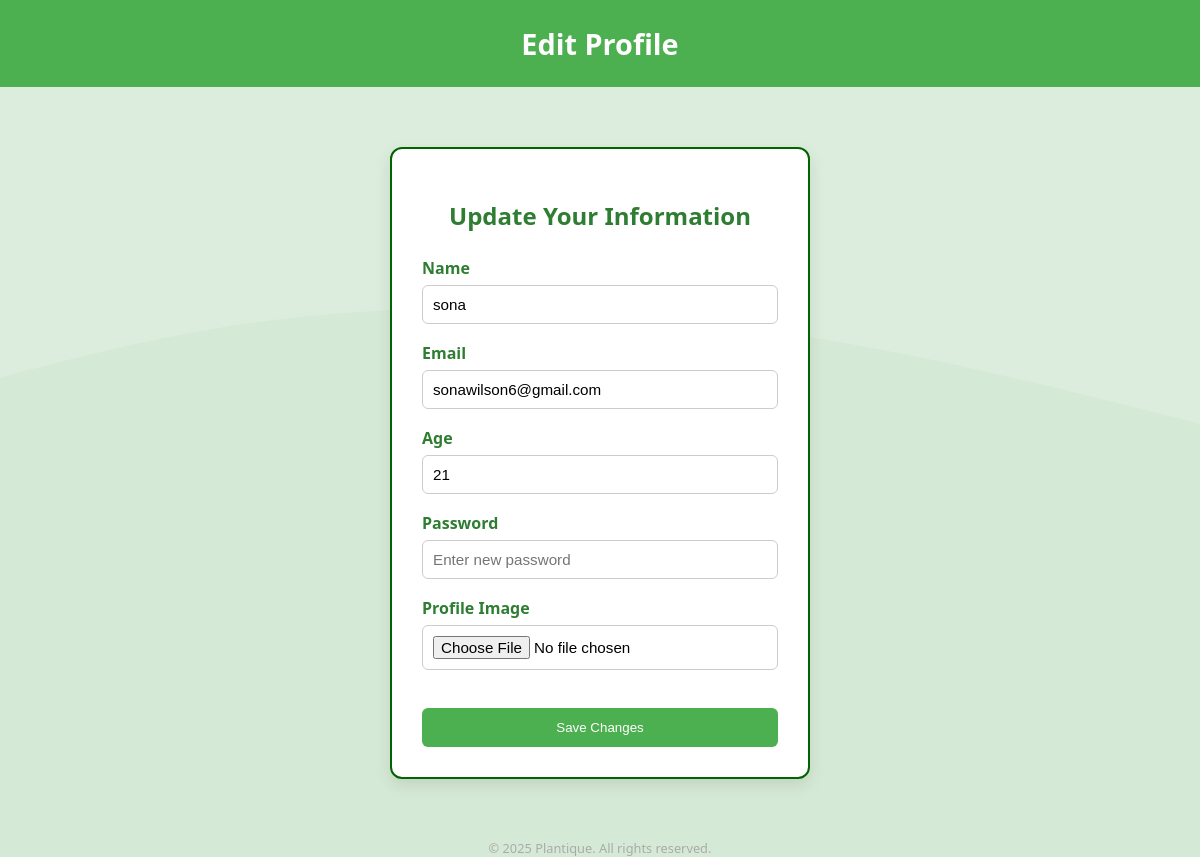
The app's page /editprofile/ (signed in) with its own data.
### plantique/models.py (models this page shows)
class reg(models.Model):
    name=models.CharField(max_length=100,null=True,blank=True)
    age=models.IntegerField()
    email=models.EmailField(unique=True)
    password=models.CharField(max_length=100,null=True,blank=True)
    image=models.FileField(upload_to='image/')

### plantique/views.py (the view)
# urls.py: path('editprofile/',views.editprofile,name='editprofile'),
def editprofile(request):
    if "email" in request.session:
        user=request.session['email']
        try:
            client=models.reg.objects.get(email=user)
            if request.method=='POST':
               client.name=request.POST.get('name')
               client.age=request.POST.get('age')
               client.email=request.POST.get('email')
               client.password=request.POST.get('password')
               client.image=request.FILES.get('image')
               client.save ()
               return redirect ('profile')
            else:
                return render(request,'editprofile.html',{'c':client})
        except models.reg.DoesNotExist:
            alert="<script>alert('user not found'); window.location.href='/profile/';</script>;"
            return HttpResponse(alert)
    else:
        alert="<script> alert('user not found'); window.location.href='/profile/';</script>;"
        return HttpResponse(alert)

### plantique/templates/editprofile.html (shortened to what this page needs)
<!DOCTYPE html>
<html lang="en">
<head>
</head>
<body>
<header>
    Edit Profile
</header>
<div class="form-container">
    <h2>Update Your Information</h2>
    <form method="POST" enctype="multipart/form-data">
        <div class="form-group">
            <label for="id_name">Name</label>
            <input type="text" name="name" id="id_name" value="{{ c.name }}" required>
        </div>
        <div class="form-group">
            <label for="id_email">Email</label>
            <input type="email" name="email" id="id_email" value="{{ c.email }}" required>
        </div>
        <div class="form-group">
            <label for="id_age">Age</label>
            <input type="number" name="age" id="id_age" value="{{ c.age }}" required>
        </div>
        <div class="form-group">
            <label for="id_password">Password</label>
            <input type="password" name="password" id="id_password" placeholder="Enter new password">
        </div>
        <div class="form-group">
            <label for="id_image">Profile Image</label>
            <input type="file" name="image" id="id_image">
        </div>
        <button type="submit" class="save-button">Save Changes</button>
    </form>
</div>
<div class="footer">
    © 2025 Plantique. All rights reserved.
</div>
</body>
</html>

### plantique/templates/editprofile.html (style rules this page uses)
* { box-sizing: border-box; }
body { font-family: 'Segoe UI', sans-serif; background-color: #e8f5e9; background-size: cover; background-position: center; margin: 0; padding: 0; }
header { background-color: #4CAF50; color: white; text-align: center; padding: 1.5rem; font-size: 1.8rem; font-weight: bold; }
.form-container { max-width: 420px; background: white; margin: 60px auto; padding: 30px; border-radius: 12px; box-shadow: 0 6px 16px rgba(0, 0, 0, 0.1); border: 2px solid #006400; }
.form-container h2 { color: #2e7d32; text-align: center; margin-bottom: 25px; }
.form-group { margin-bottom: 18px; }
label { display: block; font-weight: 600; color: #2e7d32; margin-bottom: 6px; }
input[type="text"], input[type="email"], input[type="number"], input[type="password"], input[type="file"] { width: 100%; padding: 10px; border: 1px solid #ccc; border-radius: 6px; font-size: 0.95rem; }
.save-button { margin-top: 20px; width: 100%; padding: 12px; background-color: #4CAF50; color: white; border: none; border-radius: 6px; font-size: auto; cursor: pointer; transition: background-color 0.3s ease; }
.footer { text-align: center; margin-top: 60px; color: #aaa; font-size: 0.8rem; }

### records on screen
reg: name "sona", email "sonawilson6@gmail.com", age "21"
